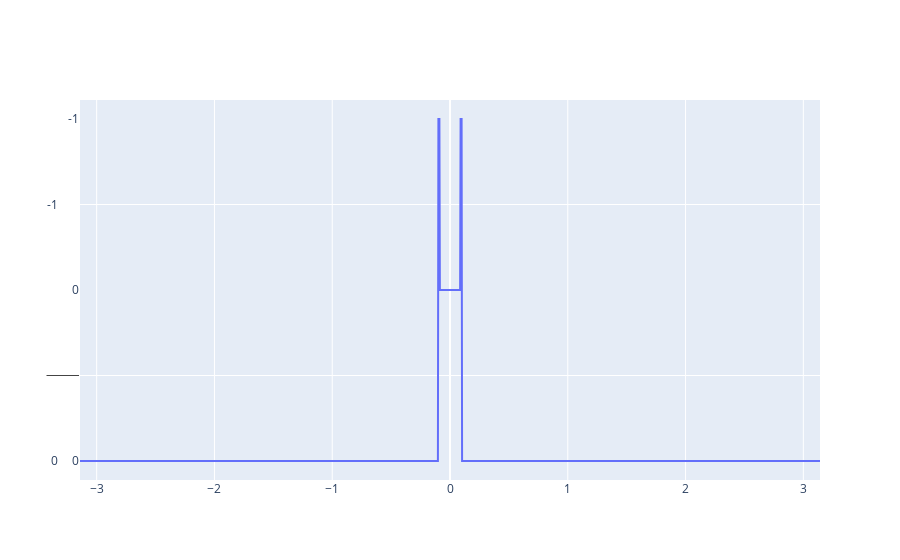

Write notebook code for a chart like this one.
### Code cell
fig=go.Figure()
plot(fig,x,Generate('Box',x,Amount=1,jump=True)[0][0],'testing')
fig.show()

### Figure 1 — Plotly figure (JSON) as saved in the notebook; plotly's stock layout.template omitted (floating-point values rounded to 4 significant figures; data arrays with more than 128 entries replaced by an {"elided": "..."} marker saying what was removed)
{"data": [{"mode": "lines", "name": "testing", "x": {"elided": "1500 float values"}, "y": {"elided": "2x1500 float values"}, "type": "scatter"}], "layout": {}}
